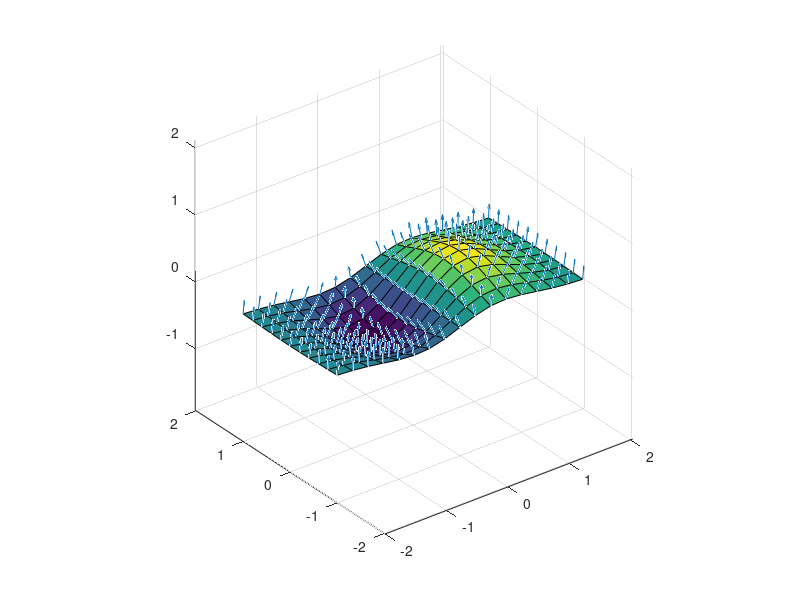

Write the MATLAB code that produced this figure.
[X,Y] = meshgrid(-2:0.25:2,-1:0.2:1);
Z = X.*exp(-X.^2 - Y.^2);
[U,V,W] = surfnorm(X,Y,Z);
quiver3(X,Y,Z,U,V,W)
hold on
surf(X,Y,Z)
axis equal;
